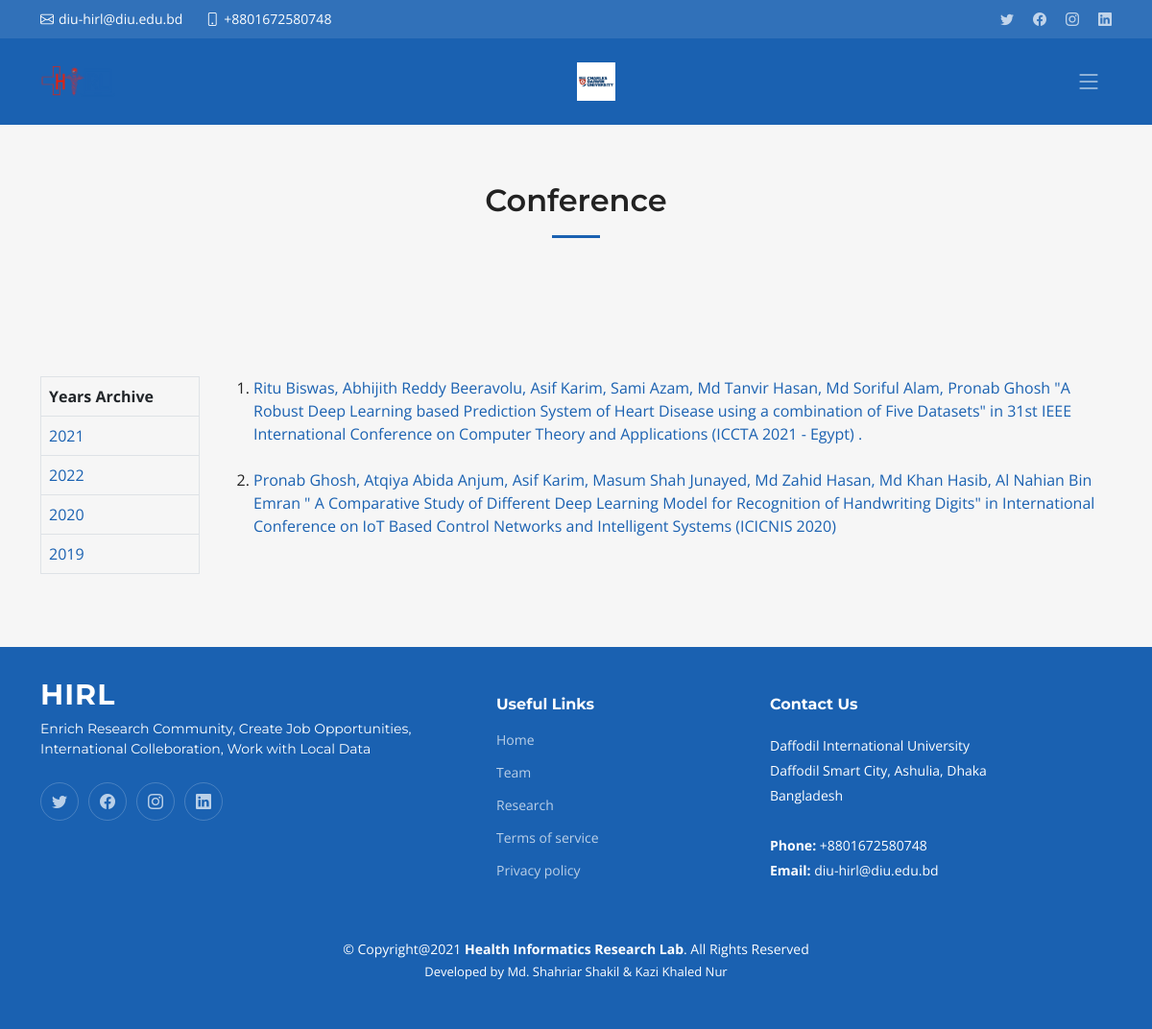
Page /conference/ on the committed database.
### app/models.py (models this page shows, shortened)
class Year_of_Publication(models.Model):
    published_year = models.CharField(max_length=5)

class Conference(models.Model):
    paper_type = models.CharField(max_length=10, default="Conference")
    category = models.ForeignKey(
        Year_of_Publication, on_delete=models.CASCADE, default=True
    )
    reference = models.TextField(max_length=500, default=True)
    paper_link = models.URLField(max_length=300, blank=True)

### app/views.py (the view)
# urls.py: path('conference/', conference, name='conference'),
def conference(request):
    category = request.GET.get('category')
    categories = Year_of_Publication.objects.all()
    if category == None:
        conference = Conference.objects.all()
    else:
        conference = Conference.objects.filter(category__published_year=category)
    data = {'conference': conference,'categories': categories}
    return render(request, 'conference.html',data)

### app/templates/conference.html
{% extends "layout.html" %}
{% load static %}
{% block body %}
<section id="services" class="services sections-bg">
  <div class="container" data-aos="fade-up">
    <div>
      <div class="section-header">
        <h2>Conference</h2>
      </div>
      <div>
      <div>
        <div class="row gy-4 mt-2" data-aos="fade-up" data-aos-delay="100">
          <div class="">
            <div class="">
                <div class="row gy-4 mt-2 d-flex justify-content-start">
                  <div class="col-xl-2 col-md-2">
                    <div class="">
                      <table class="table table-bordered">
                        <thead>
                          <tr>
                            <th>Years Archive</th>
                          </tr>
                        </thead>
                        <tbody>
                          {% for l in categories %}
                          <tr>
                            <td><a href="{% url 'conference' %}?category={{l.published_year}}">{{l.published_year}}</a></td>
                          </tr>
                          {% endfor %}
                        </tbody>
                      </table>
                    </div>
                  </div>
                  <div class="col-xl-10 col-md-6 d-flex">
                    <div class="table-responsive">
                        <ol>
                            {% for l in conference %}
                            <li><a href="{{l.paper_link}}">{{l.reference}}</a></li>
                            <br>
                            {% endfor %}
                        </ol>
                    </div>
                </div>
                </div>
            </div>
          </div>
        </div>
      </div>
    </div>
  </div>
</section>
{% endblock %}

### static/app/assets/css/main.css (style rules this page uses)
:root { --font-default: "Open Sans", system-ui, -apple-system, "Segoe UI", Roboto, "Helvetica Neue", Arial, "Noto Sans", "Liberation Sans", sans-serif, "Apple Color Emoji", "Segoe UI Emoji", "Segoe UI Symbol", "Noto Color Emoji"; --font-primary: "Montserrat", sans-serif; --font-secondary: "Poppins", sans-serif; }
:root { --color-default: #222222; --color-primary: #1a61b1; --color-secondary: #e31d43; }
:root { scroll-behavior: smooth; }
body { font-family: var(--font-default); color: var(--color-default); }
a { color: var(--color-primary); text-decoration: none; }
h1, h2, h3, h4, h5, h6 { font-family: var(--font-primary); }
section { padding: 30px 0; overflow: hidden; }
.sections-bg { background-color: #f6f6f6; }
.section-header { text-align: center; padding-bottom: 60px; }
.section-header h2 { font-size: 32px; font-weight: 600; margin-bottom: 20px; padding-bottom: 20px; position: relative; }
.section-header h2:after { content: ""; position: absolute; display: block; width: 50px; height: 3px; background: var(--color-primary); left: 0; right: 0; bottom: 0; margin: auto; }
section { scroll-margin-top: 70px; }
.services { padding: 60px 0; }

### rows in the picture
Year_of_Publication: published_year "2021"
Year_of_Publication: published_year "2022"
Year_of_Publication: published_year "2020"
Year_of_Publication: published_year "2019"
Conference: reference "Ritu Biswas, Abhijith Reddy Beeravolu, Asif Karim, Sami Azam, Md Tanvir Hasan, Md Soriful Alam, Pronab Ghosh \"A Robust Deep Learning based Prediction System of Heart Disease using a combination of Five Datasets\" in 31st IEEE International Conference on Computer Theory and Applications (ICCTA 2021 - Egypt) ."
Conference: reference "Pronab Ghosh, Atqiya Abida Anjum, Asif Karim, Masum Shah Junayed, Md Zahid Hasan, Md Khan Hasib, Al Nahian Bin Emran \" A Comparative Study of Different Deep Learning Model for Recognition of Handwriting Digits\" in International Conference on IoT Based Control Networks and Intelligent Systems (ICICNIS 2020)"
